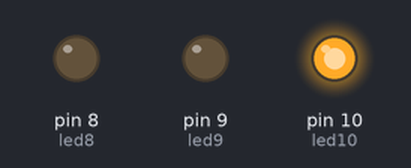
This sketch was run on a simulated Arduino Uno, built with avr-gcc and run on an emulated ATmega328P. On the bench: output pins drawn as LEDs (lit = HIGH).

Above: at 2.0 s.
At 4.5 s:
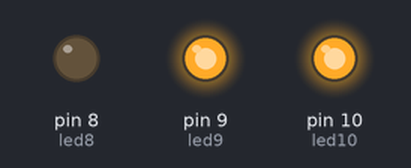
At 7.0 s:
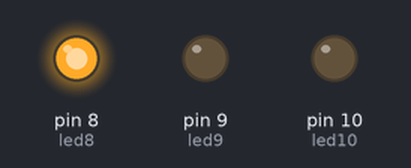
At 9.5 s:
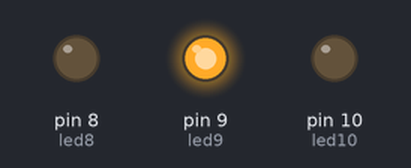
Timing chart, 0 to 13.0 s (numbered marks = the images above):
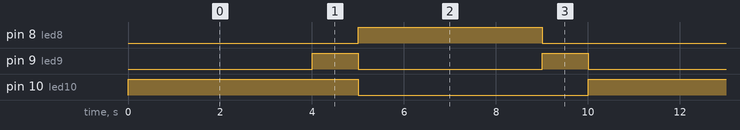

Measured:
- by itself, pin 8 (led8): alternates HIGH for 4.0 s and LOW for 6.0 s
- by itself, pin 9 (led9): alternates HIGH for 1.0 s and LOW for 4.0 s
- by itself, pin 10 (led10): alternates HIGH for 5.0 s and LOW for 5.0 s

The sketch:

traffic_lights1.ino
```cpp
#define led10 10
#define led9  9
#define led8  8

void setup() {
  pinMode(led10, OUTPUT);
  pinMode(led9, OUTPUT);
  pinMode(led8, OUTPUT);
}

void loop() {
  digitalWrite(led10, HIGH);
  delay(4000);
  digitalWrite(led9, HIGH);
  delay(1000);
  digitalWrite(led10, LOW);
  digitalWrite(led9, LOW);
  digitalWrite(led8, HIGH);
  delay(4000);
  digitalWrite(led8, LOW);
  digitalWrite(led9, HIGH);
  delay(1000);
  digitalWrite(led9, LOW);
}
```
